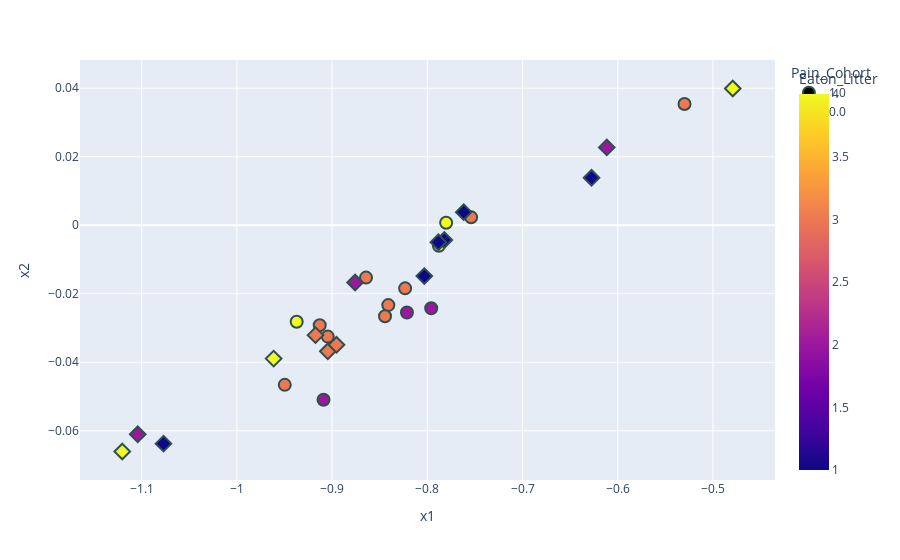

The notebook cell this image was saved under:
### Code cell
import plotly.express as px
# cmap is red to blue
# encoded_df 
Edf = pd.DataFrame(X_encoded[:, 0:2], columns=['x1', 'x2'])
Edf['Pain_Cohort'] = Y[:,0]
Edf['Eaton_Litter'] = Y[:,1]
# make the pain cohort categorical
Edf['Pain_Cohort'] = Edf['Pain_Cohort'].astype('category')
# now make the pain 1 category * and 0 category o
#Edf['Pain_Cohort'] = Edf['Pain_Cohort'].apply(lambda x: '*' if x == 1 else 'o')
fig = px.scatter(Edf, x='x1', y='x2', color='Eaton_Litter', symbol='Pain_Cohort', hover_data=['Eaton_Litter'])
# make the size of the pain cohort bigger
# fig.update_traces(marker=dict(size=12,
#                                 line=dict(width=2,
#                                             color='DarkSlateGrey')),
#                     selector=dict(mode='markers', symbol='*')) 
# # make the markers bigger with nicer backgrounds
fig.update_traces(marker=dict(size=12,
                                line=dict(width=2,
                                            color='DarkSlateGrey')),
                    selector=dict(mode='markers'))
# we want to really emphasize the Pain Cohort == 1 group. lets make the marker size much larger
fig.update_traces(marker=dict(size=209,
                                line=dict(width=2,
                                            color='DarkSlateGrey')),
                    selector=dict(mode='markers', symbol='o'))

fig.show()
# save as latent space.html
fig.write_html("latent_space.html")

### Figure 1 — Plotly figure (JSON) as saved in the notebook; plotly's stock layout.template omitted (floating-point values rounded to 4 significant figures)
{"data": [{"customdata": [[3], [3], [3], [2], [2], [2], [3], [3], [3], [3], [3], [3], [4], [4], [4]], "hovertemplate": "Pain_Cohort=1.0<br>x1=%{x}<br>x2=%{y}<br>Eaton_Litter=%{marker.color}<extra></extra>", "legendgroup": "1.0", "marker": {"color": [3, 3, 3, 2, 2, 2, 3, 3, 3, 3, 3, 3, 4, 4, 4], "coloraxis": "coloraxis", "line": {"color": "DarkSlateGrey", "width": 2}, "size": 12, "symbol": "circle"}, "mode": "markers", "name": "1.0", "orientation": "v", "showlegend": true, "type": "scatter", "x": [-0.8233, -0.913, -0.841, -0.909, -0.8214, -0.7959, -0.5299, -0.8644, -0.754, -0.8444, -0.9045, -0.9497, -0.7802, -0.9372, -0.7878], "xaxis": "x", "y": [-0.01841, -0.0292, -0.02331, -0.05096, -0.02548, -0.02423, 0.03543, -0.01527, 0.00232, -0.02655, -0.0325, -0.04659, 0.0007355, -0.02816, -0.005998], "yaxis": "y"}, {"customdata": [[2], [2], [2], [1], [1], [1], [4], [4], [4], [1], [1], [1], [3], [3], [3]], "hovertemplate": "Pain_Cohort=0.0<br>x1=%{x}<br>x2=%{y}<br>Eaton_Litter=%{marker.color}<extra></extra>", "legendgroup": "0.0", "marker": {"color": [2, 2, 2, 1, 1, 1, 4, 4, 4, 1, 1, 1, 3, 3, 3], "coloraxis": "coloraxis", "line": {"color": "DarkSlateGrey", "width": 2}, "size": 12, "symbol": "diamond"}, "mode": "markers", "name": "0.0", "orientation": "v", "showlegend": true, "type": "scatter", "x": [-0.6115, -0.8759, -1.104, -0.7821, -0.7618, -0.7884, -0.4792, -0.9614, -1.12, -1.077, -0.8032, -0.6276, -0.9045, -0.9174, -0.8954], "xaxis": "x", "y": [0.02274, -0.01671, -0.06102, -0.004323, 0.003828, -0.004971, 0.03993, -0.03892, -0.06605, -0.06376, -0.01484, 0.01385, -0.03679, -0.03207, -0.0349], "yaxis": "y"}], "layout": {"coloraxis": {"colorbar": {"title": {"text": "Eaton_Litter"}}, "colorscale": [[0, "#0d0887"], [0.1111, "#46039f"], [0.2222, "#7201a8"], [0.3333, "#9c179e"], [0.4444, "#bd3786"], [0.5556, "#d8576b"], [0.6667, "#ed7953"], [0.7778, "#fb9f3a"], [0.8889, "#fdca26"], [1, "#f0f921"]]}, "legend": {"title": {"text": "Pain_Cohort"}, "tracegroupgap": 0}, "margin": {"t": 60}, "xaxis": {"anchor": "y", "domain": [0, 1], "title": {"text": "x1"}}, "yaxis": {"anchor": "x", "domain": [0, 1], "title": {"text": "x2"}}}}
